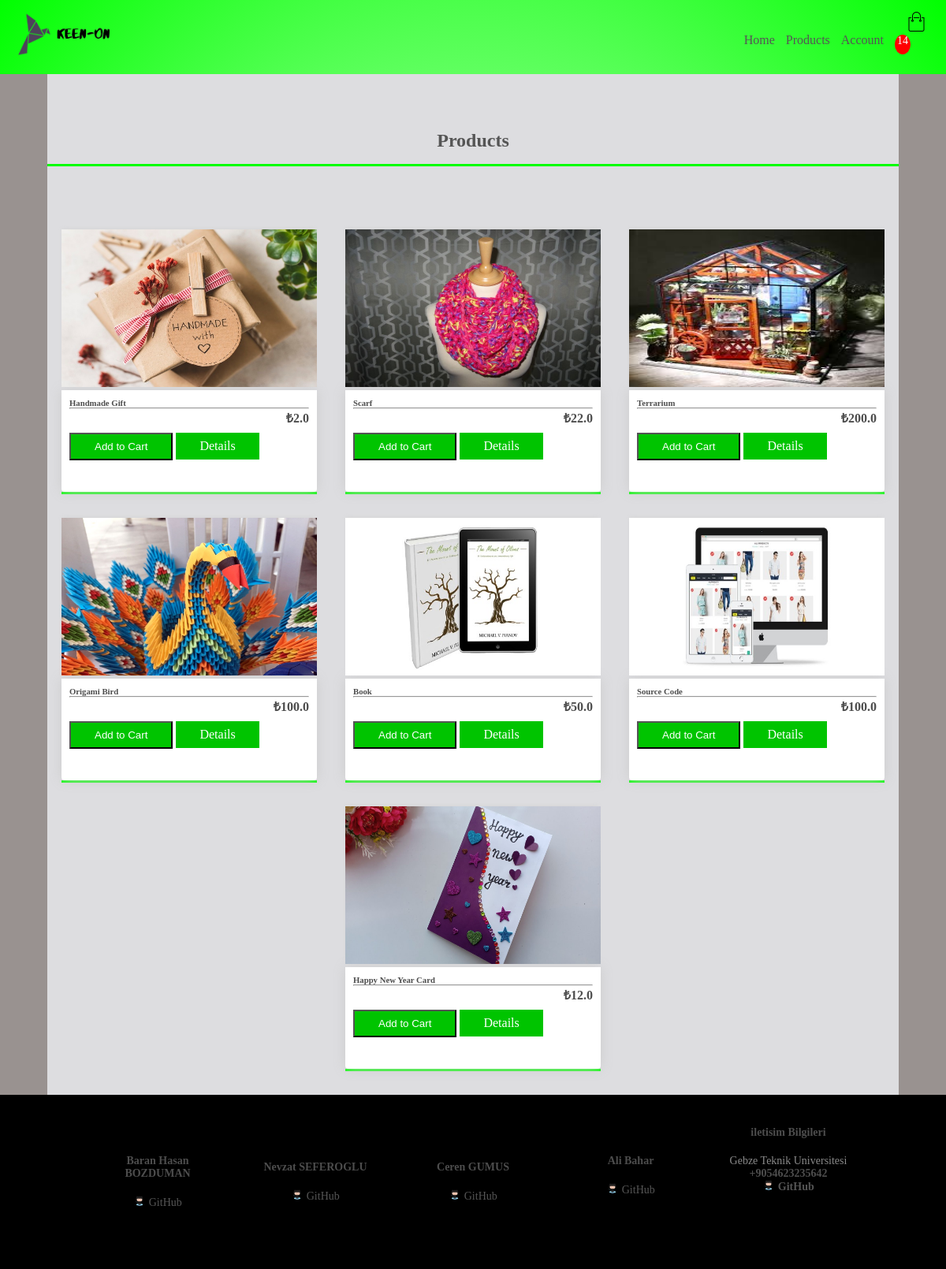
Page /store/ (signed in) on the committed database.
### store/models.py (models this page shows, shortened)
class Product(models.Model):
	id = models.AutoField
	customer = models.ForeignKey(Customer, on_delete=models.CASCADE, null=True, blank=True, related_name="product_c")
	name = models.CharField(max_length=200, null=True)
	price= models.FloatField()
	digital = models.BooleanField(default=False, null=True, blank=False)
	image = models.ImageField(null=True, blank=True)
	quantity = models.IntegerField(default=0, null=True, blank=True)
	description =models.CharField(default="default", max_length=200, null=False)
	@property
	def imageURL(self):
		try:
			url = self.image.url
		except:
			url = ''
		return url

### store/views.py (the view)
def store(request):
	data = cartData(request)
	cartItems = data['cartItems']
	order = data['order']
	items = data['items']
	products = Product.objects.all()
	context = {'products': products, 'cartItems': cartItems}
	return render(request, 'store/store.html', context)

### store/models.py (called while the page is built)
	@property
	def get_cart_items(self):
		orderitems = self.orderitem_set.all()
		total = sum([item.quantity for item in orderitems])
		return total

### store/utils.py (called while the page is built)
def cartData(request):
    if request.user.is_authenticated:
        customer = request.user.customer
        order, created = Order.objects.get_or_create(customer=customer, complete=False)
        items = order.orderitem_set.all()
        cartItems = order.get_cart_items
    else:
        cookieData = cookieCart(request)
        cartItems = cookieData['cartItems']
        order = cookieData['order']
        items = cookieData['items']
    return {'cartItems': cartItems, 'order': order, 'items': items}

### store/templates/store/store.html (shortened to what this page needs)
<!DOCTYPE html>
{% extends 'store/base.html' %}
{% load static %}
{% block forHead %}
    <link rel="stylesheet" type="text/css" href="{% static 'css/style.css' %}">
    <link rel="stylesheet" type="text/css" href="{% static 'css/navbar.css' %}">
    <link rel="stylesheet" type="text/css" href="{% static 'css/profile.css' %}">
    <link rel="stylesheet" type="text/css" href="{% static 'css/base.css' %}">
	 <link rel="stylesheet" type="text/css" href="{% static 'css/view.css' %}">
{% endblock %}
{% block content %}
<div>
    {% include "store/navbar.html" %}
    <br>
    <br>
    <br>
</div>
<div style="background-color:#999290;">
<div class="small-container">
	<div style = "background-color:#DDDDE0;">
		<br>
    <br>
    <br>
<h2 class="title">Products</h2>
	<div class="row">
	{% for product in products %}
		<div class="col-3">
			<img class="thumbnail" src="{{product.imageURL}}">
			<div class="box-element product">
				<h6><strong>{{product.name}}</strong></h6>
				<hr>
				<button data-product="{{product.id}}" data-action="add" class="btn btn-outline-secondary add-btn update-cart">Add to Cart</button>
				<a  data-product="{{product.id}}" class="btn btn-success" href="{% url 'product_details' product.id %}">Details</a>
				<h4 style="display: inline-block; float: right"><strong> ₺{{product.price}}</strong></h4>
			</div>
		</div>
		{% endfor %}
	</div>
	</div>
	</div>
</div>
<div class="footer">
	<div class="row">
		<div class="col-5">
			<ul>
				<li><h4>Baran Hasan BOZDUMAN</h4></li>
					<div class="img_link">
						<a href="https://github.com/bhbduman" target="blank">
							<img src="{% static 'images/GitHub.png' %}">
							GitHub
						</a><br>
					</div>
			</ul>
		</div>
		<div class="col-5">
			<ul>
				<li><h4>Nevzat SEFEROGLU</h4></li>
					<a href="https://github.com/nevzatseferoglu" target="blank">
						<div class="img_link">
							<img src="{% static 'images/GitHub.png' %}">
							GitHub
						</div>
					</a>
			</ul>
		</div>
		<div class="col-5">
			<ul>
				<li><h4>Ceren GUMUS</h4></li>
					<a href="https://github.com/cerengumus" target="blank">
						<div class="img_link">
							<img src="{% static 'images/GitHub.png' %}">
							GitHub
						</div>
					</a>
			</ul>
		</div>
		<div class="col-5">
			<ul>
				<li><h4>Ali Bahar</h4></li>
					<a href="https://github.com/alibhr" target="blank">
						<div class="img_link">
							<img src="{% static 'images/GitHub.png' %}">
							GitHub
						</div>
					</a><br>
			</ul>
		</div>
		<div class="col-5">
			<ul>
				<li><h4>iletisim Bilgileri</h4></li>
				<li>Gebze Teknik Universitesi<h4>
                    <li>+9054623235642<h4>
					<a href="https://github.com/SoftEngProjects-RapidSoft/Keen-On" target="blank">
						<div class="img_link">
							<img src="{% static 'images/GitHub.png' %}">
							GitHub
						</div>
					</a><br>
				</h4></li>
			</ul>
		</div>
	</div>
</div>
{% endblock %}

### static/css/base.css (style rules this page uses)
* { margin:0; padding: 0; box-sizing: border-box; }
body { font-family: 'Merriweather', serif; }
a { text-decoration: none; color: #555; }
h1,h2,h3,h4,h5,h6 { color:hsl(0, 0%, 30%); }
.box-element { box-shadow:hsl(0, 0%, 80%) 0 0 16px; background-color: #fff; border-radius: 4px; padding: 10px; }
.thumbnail { width: 100%; height: 200px; -webkit-box-shadow: -1px -3px 5px -2px rgba(214,214,214,1); -moz-box-shadow: -1px -3px 5px -2px rgba(214,214,214,1); box-shadow: -1px -3px 5px -2px rgba(214,214,214,1); }
.product { border-radius: 0 0 4px 4px; }
.btn { border-radius: 0; }

### static/css/style.css (style rules this page uses)
.row { display: flex; align-items: center; flex-wrap: wrap; justify-content: space-around; }
.btn { display: inline-block; background: #00c400; color: #fff; padding: 8px 30px; margin: 30px 0; border-radius: 30px; transition: background 0.5s; }
.col-3 { flex-basis: 30%; min-width: 250px; margin-bottom: 30px; width: 100%; border-bottom: solid #00ff00; }
.col-3 img { width: 100%; }
.small-container { max-width: 1080px; margin: auto; padding-left: 25px: padding-right: 25px; }
.small-container .title { text-align: center; margin: 0 auto 80px; position: relative; line-height: 60px; color: #555; border-bottom: solid; border-color: #00ff00; }
.footer { max-width: 100%; max-height: 100% margin: auto; padding-left: 100px; padding-right: 100px; background: #000; color: #8a8a8a; font-size: 14px; }
.footer .row .col-5 { text-align: center; padding: 40px 20px; flex-basis: 20%; transition: transform 0.5s; }
.footer .row .col-5 img { width: 50%; padding: 0px 50px; border-radius: 50%; }
.footer .row .col-5 h4 { padding-bottom: 20px; }
.footer .row .col-5 ul { list-style-type: none; }
.footer .img_link img { padding: 0 !important; width: 10% !important; border-radius: 50% !important; }

### static/css/profile.css (style rules this page uses)
body { margin-top:20px; background: radial-gradient(#fff, #00ff00); }

### rows in the picture
Product: imageURL (picture), name "Handmade Gift", price "2.0"
Product: imageURL (picture), name "Scarf", price "22.0"
Product: imageURL (picture), name "Terrarium", price "200.0"
Product: imageURL (picture), name "Origami Bird", price "100.0"
Product: imageURL (picture), name "Book", price "50.0"
Product: imageURL (picture), name "Source Code", price "100.0"
Product: imageURL (picture), name "Happy New Year Card", price "12.0"

### other values in the picture
{{ cartItems }} "14"
